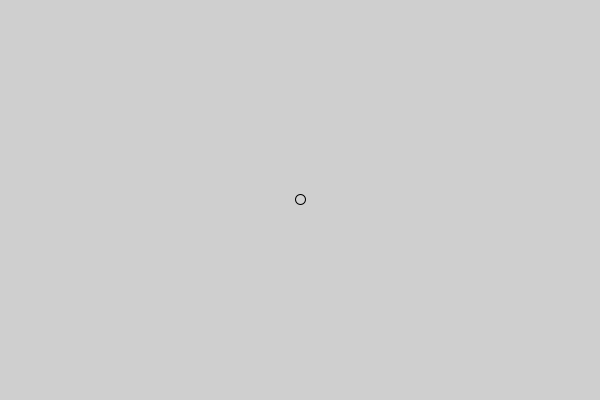
Frame 1 (no input)
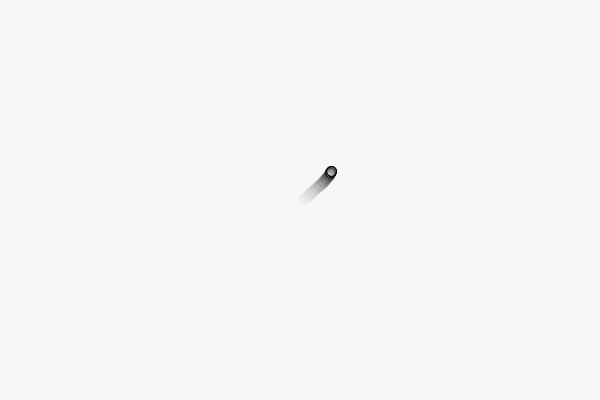
Frame 60 (the mouse pressed at the canvas centre just before this capture)
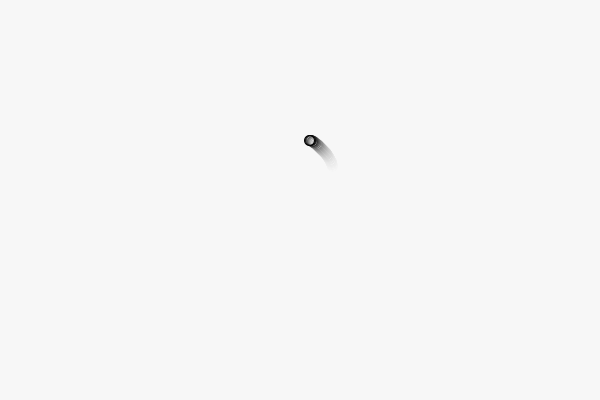
Frame 120 (the mouse held since frame 60 and released just before this capture)

The Processing sketch that drew these frames (run headless with seeded random() and noise(); from frame 60 on, the mouse is pressed at the canvas centre):

// Processing sketch: processing_94544
// ── processing_94544.pde

float x;            //deklaracja zmiennych - nie mają jeszcze wartości!
float y;

void setup() {      //setup - blok kodu wykonywany na początku programu
  size(600, 400);   //wielkość okna
             
  x = width/2;      //inicjalizacja zmiennych x i y w połowie okna
  y = height/2;
}

void draw() {       //draw - blok kodu wykonywany co klatkę
//background(255);  //czyszczenie ekranu - kolor biały
  fill(255, 15);    //czyszczenie ekranu - stopniowe
  rect(-1, -1, width + 2, height + 2);
  
  zrobKrok();
  rysuj();
}


void zrobKrok() {   //zmieniamy x i y, dodając losową liczbę między -1.5 a 1.5
  x += noise(frameCount * 0.01, 1) * 3 - 1.5; //krok w poziomie
  y += noise(1, frameCount * 0.01) * 3 - 1.5; //krok w pionie
}

void rysuj() {     //rysujemy elipsę w miejscu x, y
  ellipse(x, y, 10, 10);
}
